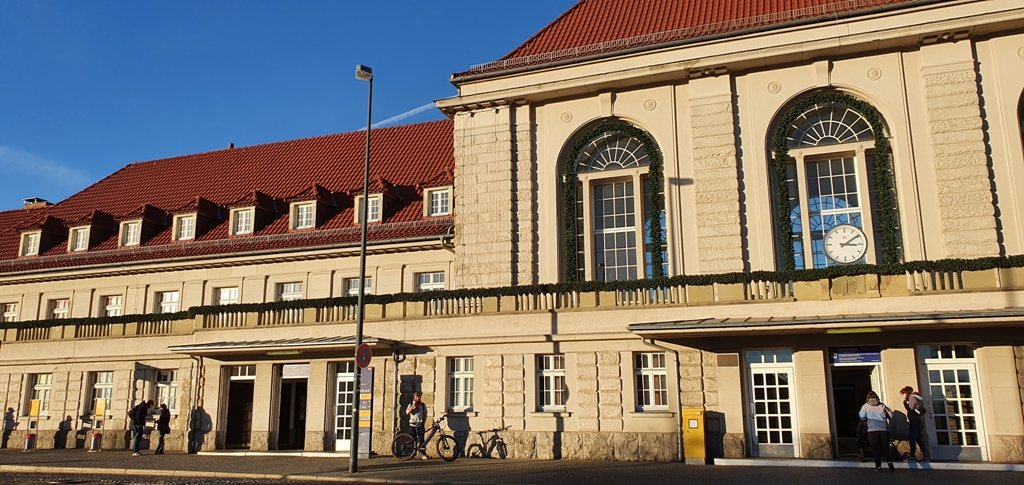
%> input picture Assignment2/bilder/image_1_small.jpg, 1024 x 485 px
$ octave photovision.m   (GNU Octave 9; MATLAB toolbox functions it lacks are replaced by stand-ins)
%> lines starting %> are read from the running program, lines starting %| are printed output that depends on the picture
### Assignment2/find_points.m
function [p1, p2] = find_points(im1, im2)
  imshow(im1)
  [x1, y1] = ginput(4);
  p1 = [x1, y1];
  close
  imshow(im2)
  [x2, y2] = ginput(4);
  p2 = [x2, y2];
  close
endfunction

### Assignment2/photovision.m
im1 = imread('bilder/image_1_small.jpg', 'jpg');
%> im1 is the input picture: size 485x1024x3 uint8; mean R, G, B 132.2, 119.8, 106
im2 = imread('bilder/image_2_small.jpg', 'jpg');
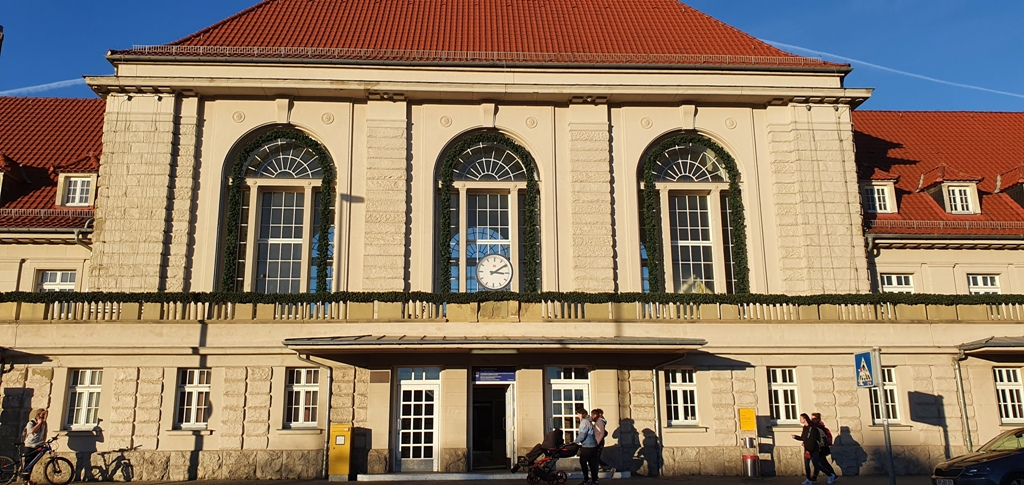
%> input picture Assignment2/bilder/image_2_small.jpg, 1024 x 485 px
%> im2 is the input picture: size 485x1024x3 uint8; mean R, G, B 143.5, 123.1, 101.3
im3 = imread('bilder/image_3_small.jpg', 'jpg');
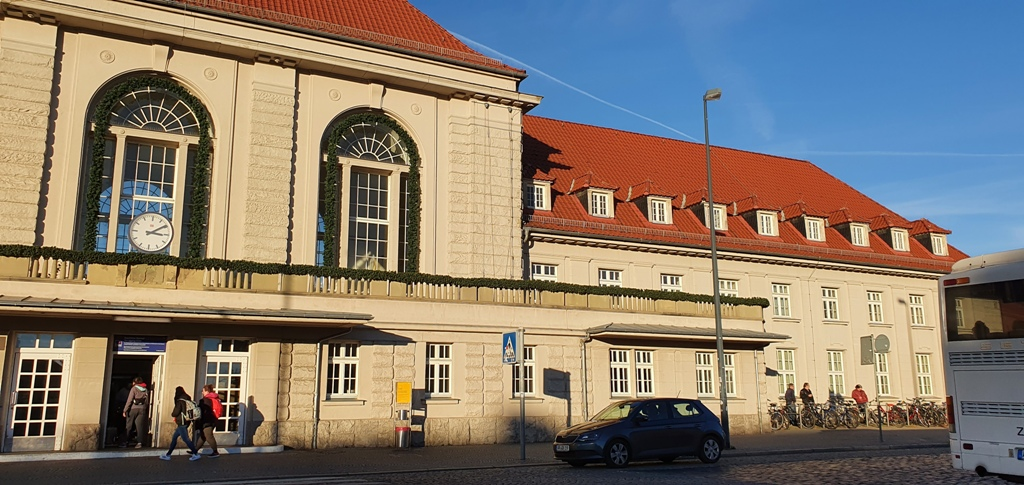
%> input picture Assignment2/bilder/image_3_small.jpg, 1024 x 485 px
%> im3 is the input picture: size 485x1024x3 uint8; mean R, G, B 133.7, 124, 112.1
%> the run ends on the next line

%p1 = [93,617; 729,742; 703,1233; 152,1103];
%p2 = [0,0; 639, 0; 639, 639; 0, 639];

[p1, p2] = find_points(im1, im2)
